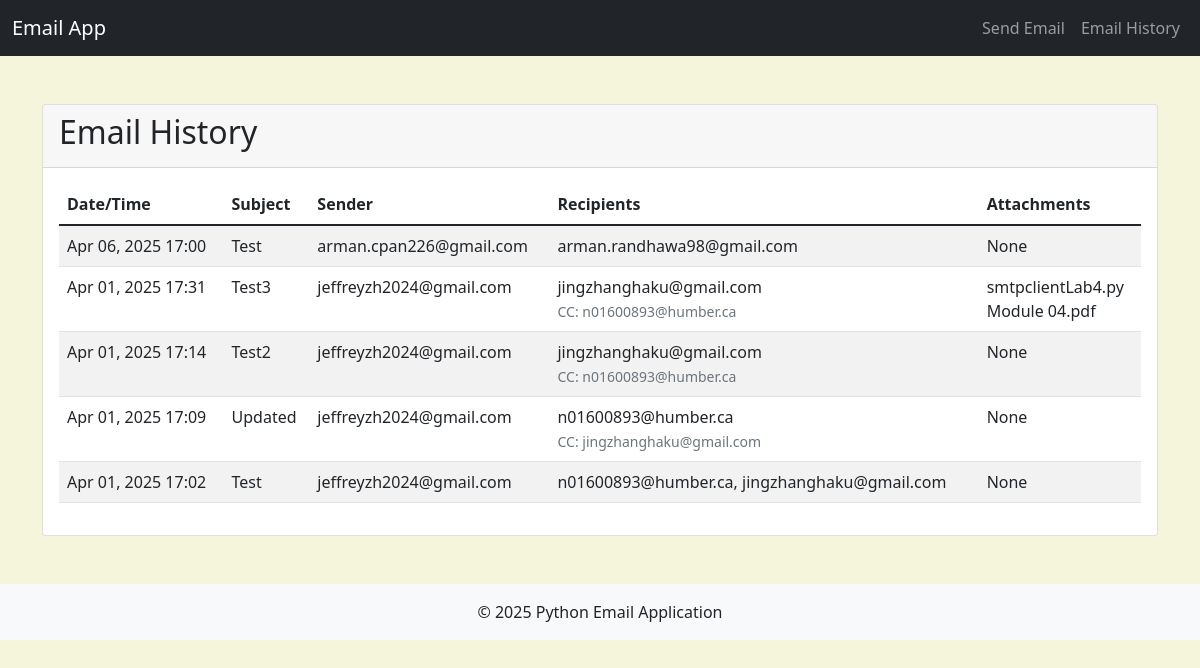
Page /history/ on the earlier database version.
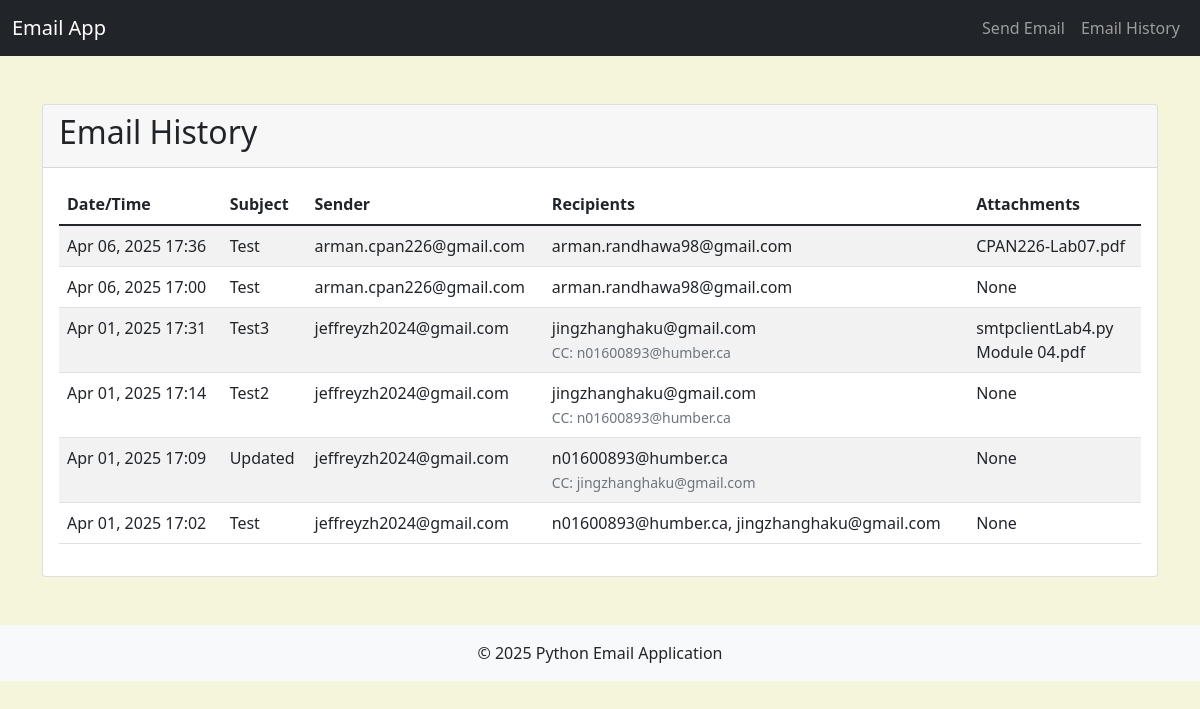
Same page on the later database version.
### emailer/models.py (models this page shows, shortened)
class EmailHistory(models.Model):
    sender = models.EmailField()
    recipients = models.TextField()
    cc = models.TextField(blank=True)
    bcc = models.TextField(blank=True)  # New field for BCC addresses
    subject = models.CharField(max_length=255)
    body = models.TextField()
    sent_at = models.DateTimeField(auto_now_add=True)
    attachment_names = models.TextField(blank=True)  # Stored as JSON string

### emailer/views.py (the view)
# urls.py: path('history/', views.email_history, name='email_history'),
def email_history(request):
    emails = EmailHistory.objects.all().order_by('-sent_at')
    for email in emails:
        if email.attachment_names:
            try:
                email.attachment_list = json.loads(email.attachment_names)
            except:
                email.attachment_list = []
        else:
            email.attachment_list = []
    return render(request, 'emailer/history.html', {'emails': emails})

### emailer/templates/emailer/history.html (shortened to what this page needs)
{% extends 'emailer/base.html' %}
{% block content %}
<div class="card">
    <div class="card-header">
        <h2>Email History</h2>
    </div>
    <div class="card-body">
        {% if emails %}
        <div class="table-responsive">
            <table class="table table-striped">
                <thead>
                    <tr>
                        <th>Date/Time</th>
                        <th>Subject</th>
                        <th>Sender</th>
                        <th>Recipients</th>
                        <th>Attachments</th>
                    </tr>
                </thead>
                <tbody>
                    {% for email in emails %}
                    <tr>
                        <td>{{ email.sent_at|date:"M d, Y H:i" }}</td>
                        <td>{{ email.subject }}</td>
                        <td>{{ email.sender }}</td>
                        <td>{{ email.recipients }}{% if email.cc %}<br><small class="text-muted">CC: {{ email.cc }}</small>{% endif %}</td>
                        <td>
                            {% if email.attachment_list %}
                                <ul class="list-unstyled mb-0">
                                {% for attachment in email.attachment_list %}
                                    <li>{{ attachment }}</li>
                                {% endfor %}
                                </ul>
                            {% else %}
                                None
                            {% endif %}
                        </td>
                    </tr>
                    {% endfor %}
                </tbody>
            </table>
        </div>
        {% else %}
        <p>No emails have been sent yet.</p>
        {% endif %}
    </div>
</div>
{% endblock %}

Differences in the rows shown:
added EmailHistory: sent_at "Apr 06, 2025 17:36", subject "Test", sender "arman.cpan226@gmail.com", recipients "arman.randhawa98@gmail.com", attachment_list "CPAN226-Lab07.pdf"
